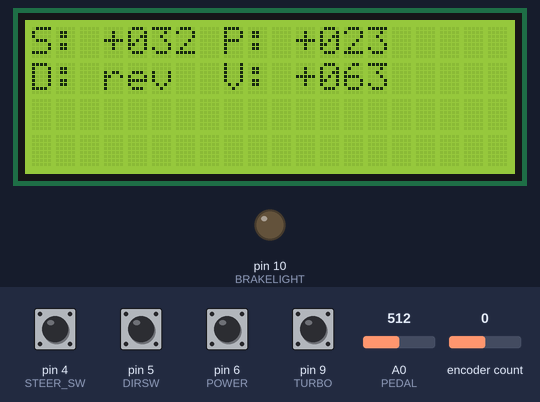
This sketch was run on a simulated Arduino Uno, built with avr-gcc and run on an emulated ATmega328P. Shown: 20×4 character LCD, output pins drawn as LEDs (lit = HIGH). Inputs (shaded band) come from the test bench; at power-on: pin 4 (STEER_SW), pin 5 (DIRSW), pin 6 (POWER), pin 9 (TURBO) HIGH, A0 (PEDAL) = 512, encoder count 0. What the sketch prints to the serial monitor is not drawn.

Above: at 2.2 s.
2.3 s: A0 (PEDAL) set to 4
At 2.9 s:
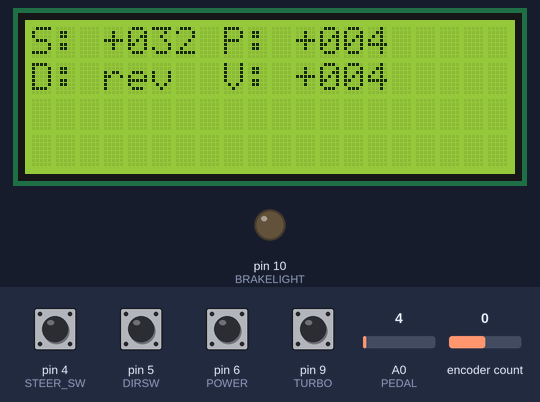
4.0 s: A0 (PEDAL) set to 1
At 5.1 s:
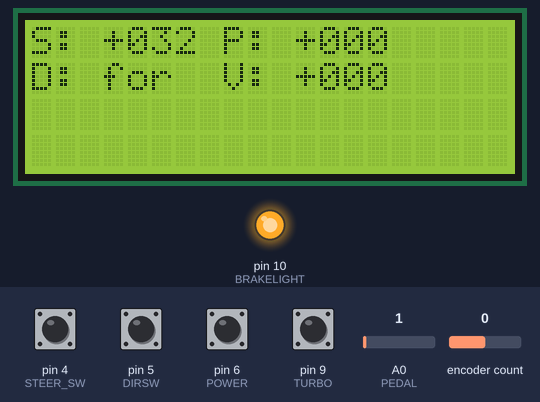
5.7 s: pin 6 (POWER) pulled LOW for 1 s
At 6.6 s:
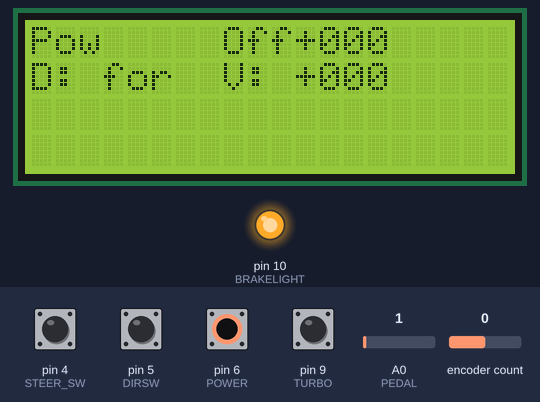
8.2 s: pin 9 (TURBO) pulled LOW for 1 s
At 8.9 s:
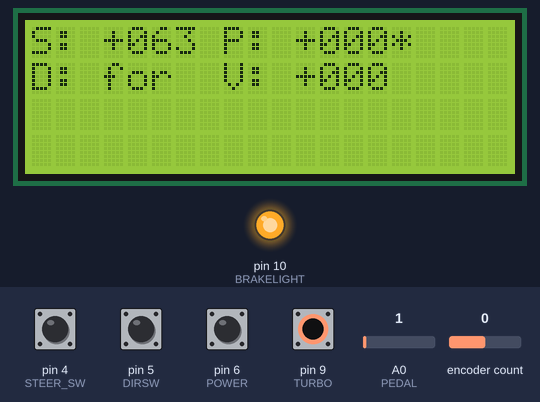
10.8 s: A0 (PEDAL) set to 17
At 11.7 s:
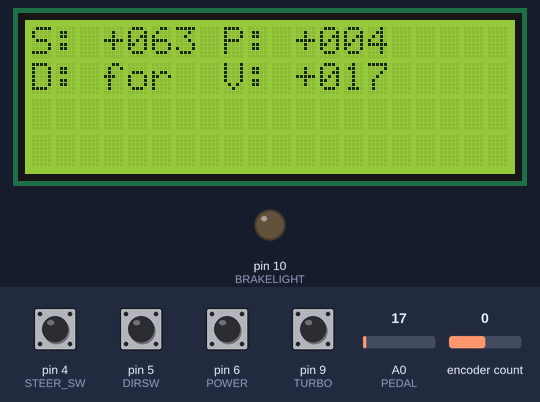
13.3 s: encoder count set to 4
At 16.1 s:
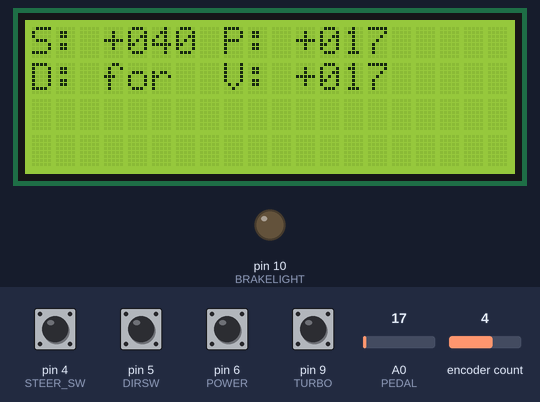
Timing chart, 0 to 16.3 s (numbered marks = the images above; inputs shaded):
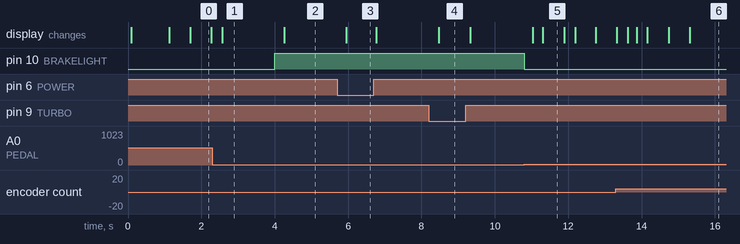

The sketch:

GoKartV4_1_MDC60.ino
```cpp
/*
 * Author: Lucas Ruebsamen
 * Date: December 28, 2021
 *
 * Version 1.1 - Updated Jan 14, 2022
 * Version 1.4 - Updated Feb 9, 2022
 * Version 3.0 - Updated March 16, 2022
 * Version 3.1 - Updated April 20, 2022
 * Version 4.1 - Updated April 10, 2023
 * Version 4.2 - Updated April 12, 2023
 *
 * Changelog:
 * 1.0 - Original Version using Differential Steering
 * 1.1 - Remove reverse ability
 * 1.2 - Interrupt to count wheel rotation sensors (hall effect sensor)
 * 1.3 - Implement PID motor control
 * 1.4 - 500ms Timer2 interrupt to average wheel encoder counts.
 * 3.0 - Move to Cytron Driver board (serial) and steering encoder
 * 3.1 - Brake on Startup (Safety Feature)
 * 3.2 - Soft Acceleration
 * 4.1 - 4-line LCD, improved soft accelration, changed potentiometer values
 * 4.2 - Brake paddle, reverse w/ brake
 *
 * Notes: Differential steering control using two BTS7960 motor drivers
 *        driving two 250W Scooter motors.
 *
 * Differential Steering Library: https://github.com/edumardo/DifferentialSteering
 * LCD Library: https://github.com/mrkaleArduinoLib/LiquidCrystal_I2C
 * PID Lbirary: https://github.com/imax9000/Arduino-PID-Library
 */

// SmartDriveDuo-60 Simplied Serial Mode (115200 baud) DIP SW SETTINGS:
// 11011100

/*
 * Timer0 - used for millis() micros() delay()… and is on pin 5, 6
 * Timer1 - 16bit timer is on pin 9, 10
 * Timer2 - 8bit timer is on pin 3, 11
 *
 */

#include <Wire.h>
#include <LiquidCrystal_I2C.h>
//#include "QuickPID.h"
//#include <MsTimer2.h>
//#include "DifferentialSteering.h"
#include <Encoder.h>

//#define PIDCONT

// PWM PINS on NANO: 3,5,6,9,10,11
// INTERRUPT PINS ON NANO: 2,3

// STEERING SENSOR (Rotary Encoder)
const uint8_t STEER_A = 7;
const uint8_t STEER_B = 8;
const uint8_t STEER_SW = 4;

//Pedal sensor pin
const uint8_t PEDAL = A0;

//turbo pin
const uint8_t TURBO = 9;

//power switch
const uint8_t POWER = 6;

//direction switch
const uint8_t DIRSW = 5;

//brake light
const uint8_t BRAKELIGHT = 10;

const uint8_t MAXIMUM = 40;

// differential steering
//const int brakeThreshold = 0;
//const int fPivYLimit = 32;  // 0 - 127 (A greater value will assign more of the joystick's range to pivoting) - default 32
//DifferentialSteering DiffSteer;

// instantiate our objects
LiquidCrystal_I2C lcd(0x27,20,4);  // set the LCD address to 0x27 for a 16 chars and 4 line display
Encoder steerEncoder(STEER_A, STEER_B);

const unsigned int sampleTime = 256;  // LCD UPDATE INTERVAL
const unsigned int accelTime = 500;   // ACCEL UPDATE INTERVAL
unsigned int MAX_POWER = 32;
unsigned long lastMillis = 0;
unsigned long lastMillisAccel = 0;
volatile uint16_t avgLeft = 0;
volatile uint16_t avgRight = 0;
int pedalPos;
int desiredPedalPos = 0;

void coast() {
 if (desiredPedalPos == 0 && pedalPos > 0) {
    if (desiredPedalPos > pedalPos) {
      pedalPos = desiredPedalPos;
  } else {
    int antidiff = floor( ((float)(desiredPedalPos + pedalPos))*(0.2f) );

    //if (pedalPos > 26) {
    //  diff = 1; // slow down acceleration at top speed.
    //}
    pedalPos -= antidiff;
    if (pedalPos < desiredPedalPos) {
      pedalPos = desiredPedalPos;
    }
    // check against max power
    //if (pedalPos > MAX_POWER) {
    //  pedalPos = MAX_POWER;
    //}
  }
 }
}


// Update Acceleration
void updateAccel()
{
  if (desiredPedalPos < pedalPos) {
    pedalPos = desiredPedalPos;
  } else {
    int diff = ceil( ((float)(desiredPedalPos - pedalPos))*(0.2f) );

    if (pedalPos > 26) {
      diff = 1; // slow down acceleration at top speed.
    }
    pedalPos += diff;
    if (pedalPos > desiredPedalPos) {
      pedalPos = desiredPedalPos;
    }
    // check against max power
    if (pedalPos > MAX_POWER) {
      pedalPos = MAX_POWER;
    }
  }
}

// Run Once - Setup
void setup()
{
  Serial.begin(115200);
  // setup pins for speed sensors
  //pinMode(R_SEN, INPUT);
  //pinMode(L_SEN, INPUT);

  // pin for rotary switch
  pinMode(STEER_SW, INPUT_PULLUP);

  // setup pin for analog accelerator pedal
  pinMode(PEDAL, INPUT);
  pinMode(TURBO, INPUT_PULLUP);

  // setup pin for Power Switch
  pinMode(POWER, INPUT_PULLUP);

  pinMode(DIRSW, INPUT_PULLUP);
  pinMode(BRAKELIGHT, OUTPUT);

  // set initial speed to 0 for motor driver
  Serial.write(0b01000000);
  Serial.write(0b11000000);
  pedalPos = 0;
  desiredPedalPos = 0;

  lcd.init();   // initialize the lcd
  lcd.backlight();
  lcd.clear();
  lcd.print("GoKart v4.1");
  lcd.setCursor(0,1);
  lcd.print("Lucas Ruebsamen");
  delay(1000);
  lcd.clear();
  //DiffSteer.begin(fPivYLimit);
}

long positionSteering = -999;
long lastPosition = 0;
bool turboMode = true;
bool powerSwitch = false;
uint8_t direction = 1;  // current direction -- 1 is forward, 0 is reverse
uint8_t dirSwitch = 1;  // direction switch

// 0 = 0v to 1023 = 5v
// we need 0 - 127
void loop()
{
  char sVal[5];

  // read steering encoder
  positionSteering = steerEncoder.read();

  if (positionSteering > lastPosition) {
    MAX_POWER++;
    lastPosition = positionSteering;
    if (MAX_POWER >= MAXIMUM  ) {
      MAX_POWER = MAXIMUM;
    }

  } else if (positionSteering < lastPosition) {
    MAX_POWER--;
    lastPosition = positionSteering;
    if (MAX_POWER <= 7) {
      MAX_POWER = 7;
    }

  }

  // reset encoder on button push
  if(digitalRead(STEER_SW) == LOW) {
    steerEncoder.write(0);
    MAX_POWER = 32;
  }

  // read accelerator pedal (185 - 855)
  // Note: MDC60 Cytron Driver - Serial mode takes 6 bit speed input (0 - 63)
  desiredPedalPos = analogRead(PEDAL);
  //desiredPedalPos = map(desiredPedalPos, 28, 63, 0, 63);

  // brake enabled
  if (desiredPedalPos <= 2) {
    desiredPedalPos = 0;
    digitalWrite(BRAKELIGHT, HIGH);
    direction = dirSwitch;
  } else {
    digitalWrite(BRAKELIGHT, LOW);
  }

  if (desiredPedalPos >= 63) {
    desiredPedalPos = 63;
  }

  //read dir switch
  if (digitalRead(DIRSW) == LOW) {
    dirSwitch = 1;  // forward
  } else {
    dirSwitch = 0; // reverse
  }

  // read turbo switch
  if (digitalRead(TURBO) == LOW) {
    turboMode = true;
    MAX_POWER = 63;
  } else {
    //desiredPedalPos = floor(desiredPedalPos * 0.65);
    turboMode = false;
  }

  if (digitalRead(POWER) == LOW) {
    powerSwitch = false;
  } else {
    powerSwitch = true;
  }

  // if we want to go slower, immediately reduce speed
  if (desiredPedalPos < pedalPos) {
    pedalPos = desiredPedalPos;
  }

  // take pedal position and steering position and compute motor output

  // compute left motor
  unsigned char leftVal = pedalPos & 0b00111111;
  leftVal = (leftVal | 0b00000000) | (direction << 6);
  // compute right motor
  unsigned char rightVal = pedalPos & 0b00111111;
  rightVal = (rightVal | 0b10000000) | (direction << 6);

  // set motor direction
  //if (direction) {
  //  leftVal = leftVal | (1 << 6);
  //  rightVal = rightVal | (1 << 6);
  //}

  // Write serial data to motor driver
  if (powerSwitch) {
    // power is on, control motors
    Serial.write(leftVal);
    Serial.write(rightVal);
  } else {
    // power is off, motors disabled
    Serial.write(0b01000000);
    Serial.write(0b11000000);
  }

  // HANDLE ACCELERATION UPDATES HERE
  if (millis() - lastMillisAccel >= accelTime) {
    updateAccel();
    coast();
    lastMillisAccel = millis();
  }

  // HANDLE LCD UPDATES HERE
  if (millis() - lastMillis >= sampleTime) {
    // 500ms has elapsed since last lcd update, time to update again
    lcd.setCursor(0,0); // col 0, row 0
    if (powerSwitch) {
      lcd.print("S: ");
      sprintf(sVal, "%+04d", (int)MAX_POWER);
      lcd.printstr(sVal);

      lcd.setCursor(8,0); // col 0, row 1
      lcd.print("P: ");

      if (turboMode == true) {
        sprintf(sVal,"%+04d*", (int)pedalPos);
      }else {
        sprintf(sVal,"%+04d ", (int)pedalPos);
      }
      lcd.printstr(sVal);

      lcd.setCursor(0,1); // col 0, row 1
      lcd.print("D: ");
      //lcd.print(xValue);
      //sprintf(sVal,"%+04d", (int)pedalPos);
      if (direction == 1) {
        sprintf(sVal,"rev");
      } else {
        sprintf(sVal, "for");
      }

      lcd.printstr(sVal);

      lcd.setCursor(8,1);   // col 8, row 1
      lcd.print("V: ");
      sprintf(sVal,"%+04d", (int)desiredPedalPos);
      lcd.printstr(sVal);
    } else {
      lcd.print("Pow     Off");
    }
    lastMillis = millis();
  }
}
```

Measured:
- the behaviour switches between 3 and 2 on A0 (PEDAL) (found by bisection; images 1 and 2)
- after the input at 2.3 s, the display: changes after 0.27 s (image 1)
- after the input at 4.0 s, pin 10 (BRAKELIGHT): LOW → HIGH at once; the display: changes after 0.26 s (image 2)
- after the input at 5.7 s, the display: changes after 0.25 s (image 3)
- after the input at 8.2 s, the display: changes after 0.27 s (image 4)
- after the input at 10.8 s, pin 10 (BRAKELIGHT): HIGH → LOW at once; the display: first changes after 0.24 s (image 5 shows a later state)
- what the display in image 0 shows lasts 0.6 s, from 1.7 s to 2.3 s
